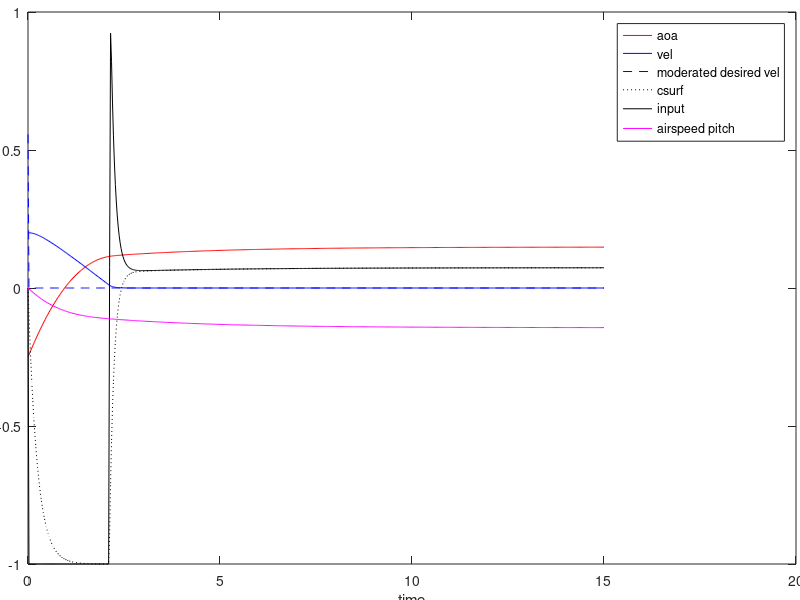

MATLAB code to generate this figure:
%% initialize plane characteristics
moi = 10000.0;
mass = 200.0;
g = 10.0;
gravity = mass * g;
density = 1.0;
airspd = 200.0;
dyn_pressure = density * airspd^2;

% Calculate lift coefficient
horizontal_flight_aoa = 0.15;
% Lift == gravity
% aoa * Cl == gravity
% Cl = gravity / aoa
Cl = gravity / horizontal_flight_aoa;

% set control lag factor
csurf_exp_factor = 0.25;

% linear control torques
sas_torque = 10.0;
engine_torque = 10.0;

% control and aoa aothority
k0 = 0.0;
k1 = -500.0;
k2 = 1000.0;

% limits
max_aoa = 0.25;
max_v = 5.0;
max_g = 10.0;

dt = 0.025;
% model evolution law:
% x' = A * x + B * u + C
% x(i+1) = x(i) + (A*x(i) + B*u(i) + C)*dt
A = zeros(3);
B = zeros(3, 1);
C = zeros(3, 1);
%% run simulation
init_aoa = -0.25;
init_ang_vel = 0.2;
init_csurf = 0.0;
init_pitch = 0.0;

x = zeros(3,1);                 % current state-vector, zero it out
x(1) = init_aoa;
x(2) = init_ang_vel;
x(3) = init_csurf;
cur_pitch = init_pitch;         % non-linear pitch angle

% evaluate initial transfer matrixes
A(1,1) = - Cl / mass / airspd;
A(1,2) = 1.0;
A(2,1) = k1 / moi;
A(2,3) = k2 * (1.0 - dt / csurf_exp_factor) / moi;
A(3,3) = -1.0 / csurf_exp_factor;
B(2,1) = (sas_torque + dt / csurf_exp_factor) / moi;
B(3,1) = 1.0 / csurf_exp_factor;
C(1,1) = g * cos(cur_pitch) / airspd;
C(2,1) = k0 / moi;
% save them for MPC
Ai = A;
Bi = B;
Ci = C;

% user meta-variables
u = init_csurf;                     % current input vector
desired_v = 0.0;

simul_time = 15.0;
simul_length = int16(simul_time / dt);

% prepare output vectors
time = linspace(0.0, double(simul_length) * dt, simul_length + 1);
aoa = zeros(1, simul_length + 1);
ang_vel = zeros(1, simul_length + 1);
csurf = zeros(1, simul_length + 1);
input = zeros(1, simul_length + 1);
pitch = zeros(1, simul_length + 1);
desired_ang_v_arr = zeros(1, simul_length + 1);
mpc_predict = zeros(1, simul_length + 1);
mpc_predict(1) = init_ang_vel;

% Get moderation parameters
res_max_aoa = max_aoa;
res_max_v = max_v;
% find balanced state for steady turn on 1.0 input
% it is also a maximum controllable aoa
steady_input_turn_x = max(Ai \ (- Bi .* 1.0 - Ci), Ai \ (Bi .* 1.0 - Ci));
res_max_aoa = min(res_max_aoa, abs(steady_input_turn_x(1)));
res_max_v = min(res_max_v, abs(steady_input_turn_x(2)));
% find angular velocity on steady turn with max_g g-force
steady_g_turn_v = max_g / airspd;
steady_g_turn_aoa = (max_g + g * cos(cur_pitch)) * mass / Cl;
res_max_aoa = min(res_max_aoa, abs(steady_g_turn_aoa));
res_max_v = min(res_max_v, steady_g_turn_v);
% find balanced angular velocity for steady turn on res_max_aoa
steady_aoa_turn_v = (Cl * res_max_aoa / mass - g * cos(cur_pitch)) / airspd;
res_max_v = min(res_max_v, steady_aoa_turn_v);

% Controller gains
Kacc = 0.2;
dyn_max_v = max_v;

% let's try naive value of dyn_max_v
dyn_max_v = 1.0 * sqrt(res_max_aoa * (k0 + k1 * res_max_aoa / 2.0 + k2 + sas_torque) / moi);
C(1,1) = 0.0;

mpc_dt = 0.025;
v_eps = 1e-2;
% tune dyn_max_v with relaxation simulation
while true
    % perform simulation
    x_sim = [res_max_aoa; -dyn_max_v; 0.0];     % start on max_aoa with minimum angvel
    u_sim = 0.0;
    under_zero = 0;
    iter_limit = 1000;   % 10 seconds simulation frame
    iter = 0;
    cur_pitch_sim = cur_pitch;
    while true
        aoa(iter+1) = x_sim(1);
        ang_vel(iter+1) = x_sim(2);
        csurf(iter+1) = x_sim(3);
        input(iter+1) = u_sim;
        
        desired_acc = -Kacc * x_sim(2) / mpc_dt;     % relaxate to v = 0.0
        % get predicted state derivative
        pr_dx = Ai * x_sim + Bi * u_sim + Ci;
        cntrl_auth = Bi(2);     % supposed authority of control
        pr_acc = pr_dx(2);      % predicted acc
        acc_err = desired_acc - pr_acc;
        acc_sat = 1.0;          % how fast we want to converge to desired_acc
        new_u = max(-1.0, min(1.0, u_sim + acc_err / cntrl_auth * acc_sat));
        x_sim = x_sim + (Ai * x_sim + Bi * new_u + Ci) .* mpc_dt;    % predicted x
        % apply control
        u_sim = new_u;

        % nonlinear pitch transfer
        cur_pitch_sim = cur_pitch_sim + (Cl * x_sim(1) / mass - g * cos(cur_pitch_sim)) / airspd * mpc_dt;
        
        % check if we finished
        if abs(x_sim(2)) < v_eps
            under_zero = under_zero + 1;
            if under_zero > 10
                break; 
            end
        end
        
        if abs(x_sim(1)) > res_max_aoa
            break;
        end
        
        iter = iter+1;
        if iter > iter_limit
            break; 
        end
    end
    % decrease dyn_max_v if needed
    if (x_sim(2) > v_eps) || (abs(x_sim(1)) > res_max_aoa)
        dyn_max_v = 0.9 * dyn_max_v;
        if dyn_max_v < 0.01
            break;
        end
    else
        break;
    end
end

aoa(1) = init_aoa;
ang_vel(1) = init_ang_vel;
csurf(1) = init_csurf;
input(1) = u;
desired_ang_v_arr(1) = abs(steady_input_turn_x(2));

% Acc control section
dx_bias = zeros(3,1);
first_cycle = true;

% bias of moder error
%k0 = k0 + 0.01;
%k1 = k1 - 100.0;
%k2 = k2 - 200.0;

% do simulate
for frame = 2:simul_length+1
    % noise
    k0_noise = 0.0 * (rand(1) - 0.5) * 0.005;
    k1_noise = 0.0 * (rand(1) - 0.5) * 10.0;
    k2_noise = 0.0 * (rand(1) - 0.5) * 20.0;
    Cl_moise = 0.0 * (rand(1) - 0.5) * 200.0;
    % update transfer matrixes
    A(1,1) = - (Cl + Cl_moise) / mass / airspd;
    A(1,2) = 1.0;
    A(2,1) = (k1 + k1_noise) / moi;
    A(2,3) = (k2 + k2_noise) * (1.0 - dt / csurf_exp_factor) / moi;
    A(3,3) = -1.0 / csurf_exp_factor;
    B(2,1) = (sas_torque + (k2 + k2_noise) * dt / csurf_exp_factor) / moi;
    B(3,1) = 1.0 / csurf_exp_factor;
    C(1,1) = g * cos(cur_pitch) / airspd;
    C(2,1) = (k0 + k0_noise) / moi;
    
    if double(frame) * dt > 7.0
        desired_v = 0.0;
    end
    
    % ANGULAR VEL Controller
    
    % update moderation values
    res_max_aoa = max_aoa;
    res_max_v = max_v;
    res_max_aoa = min(res_max_aoa, abs(steady_input_turn_x(1)));
    res_max_v = min(res_max_v, abs(steady_input_turn_x(2)));
    % find angular velocity on steady turn with max_g g-force
    steady_g_turn_aoa = max_g * mass / Cl;
    res_max_aoa = min(res_max_aoa, abs(steady_g_turn_aoa));
    res_max_v = min(res_max_v, steady_g_turn_v);
    % find balanced angular velocity for steady turn on res_max_aoa
    steady_aoa_turn_v = (Cl * res_max_aoa / mass - g * cos(cur_pitch)) / airspd;
    res_max_v = min(res_max_v, steady_aoa_turn_v);
    
    % linear scaling of v limit
    if desired_v - x(1) >= 0.0
        scaled_aoa = (res_max_aoa - x(1)) / (2.0 * res_max_aoa);
        dyn_desired_v = min(dyn_max_v, desired_v);
        scaled_restrained_v = min(dyn_desired_v,...
            dyn_desired_v * scaled_aoa + res_max_v * (1.0 - scaled_aoa));
    else
        scaled_aoa = (x(1) + res_max_aoa) / (2.0 * res_max_aoa);
        dyn_desired_v = max(-dyn_max_v, desired_v);
        scaled_restrained_v = max(dyn_desired_v,...
            dyn_desired_v * scaled_aoa - res_max_v * (1.0 - scaled_aoa));
    end    
    desired_acc = -Kacc * (x(2) - scaled_restrained_v) / dt;
    
    % ANGULAR ACC Controller
    
    % analyze errors in model
    if ~first_cycle
        dx_bias = dx - pr_x;   % how big was x' prediction error
    end
    first_cycle = false;
    % get predicted state derivative
    pr_dx = A * x + B * u + Ci;
    cntrl_auth = B(2);     % supposed authority of control
    pr_acc = pr_dx(2);      % predicted acc
    acc_err = desired_acc - pr_acc;
    acc_sat = 1.0;          % how fast we want to converge to desired_acc
    new_u = max(-1.0, min(1.0, u + acc_err / cntrl_auth * acc_sat));
    delta_u = new_u - u;
    pr_x = x + (A * x + B * new_u + C) .* dt;    % predicted x
    pr_dx = pr_dx + delta_u * cntrl_auth;
    % apply control
    u = new_u;
    
    % do calculations
    dx = (A * x + B * u + C) .* dt;
    x = x + dx;
    % nonlinear pitch transfer
    cur_pitch = cur_pitch + (Cl * x(1) / mass - g * cos(cur_pitch)) / airspd * dt;
    
    % write to outputs
    aoa(frame) = x(1);
    ang_vel(frame) = x(2);
    csurf(frame) = x(3);
    input(frame) = u;
    pitch(frame) = cur_pitch;
    desired_ang_v_arr(frame) = scaled_restrained_v;
end

%% plot outputs
scrsz = get(0,'ScreenSize');
figure('Name','Pitch simulation',...
    'Position',[100 50 scrsz(3)*0.9 scrsz(4)*0.8])
plot(time, aoa, 'r');
hold on
plot(time, ang_vel, 'b');
plot(time, desired_ang_v_arr, 'b--');
plot(time, csurf, 'k:');
plot(time, input, 'k');
plot(time, pitch, 'm');
hold off;
xlabel('time')
legend('aoa', 'vel', 'moderated desired vel', 'csurf', 'input', 'airspeed pitch');
h = gca;
set(h, 'Position', [0.035 0.06 0.96 0.92]);